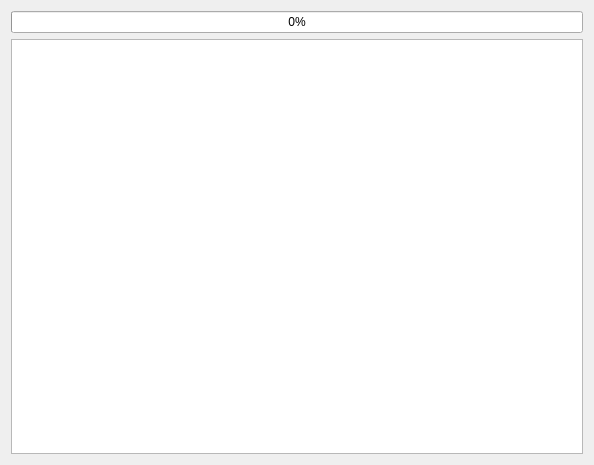
<?xml version="1.0" encoding="UTF-8"?>
<ui version="4.0">
 <class>AnalysisProgress</class>
 <widget class="QDialog" name="AnalysisProgress">
  <property name="geometry">
   <rect>
    <x>0</x>
    <y>0</y>
    <width>594</width>
    <height>465</height>
   </rect>
  </property>
  <property name="windowTitle">
   <string>Analysis Progress</string>
  </property>
  <layout class="QVBoxLayout" name="verticalLayout_2">
   <item>
    <layout class="QVBoxLayout" name="verticalLayout">
     <item>
      <widget class="QProgressBar" name="progressBar">
       <property name="value">
        <number>0</number>
       </property>
       <property name="invertedAppearance">
        <bool>false</bool>
       </property>
      </widget>
     </item>
     <item>
      <widget class="QTextEdit" name="textEdit">
       <property name="readOnly">
        <bool>true</bool>
       </property>
      </widget>
     </item>
    </layout>
   </item>
  </layout>
 </widget>
 <resources/>
 <connections/>
</ui>
